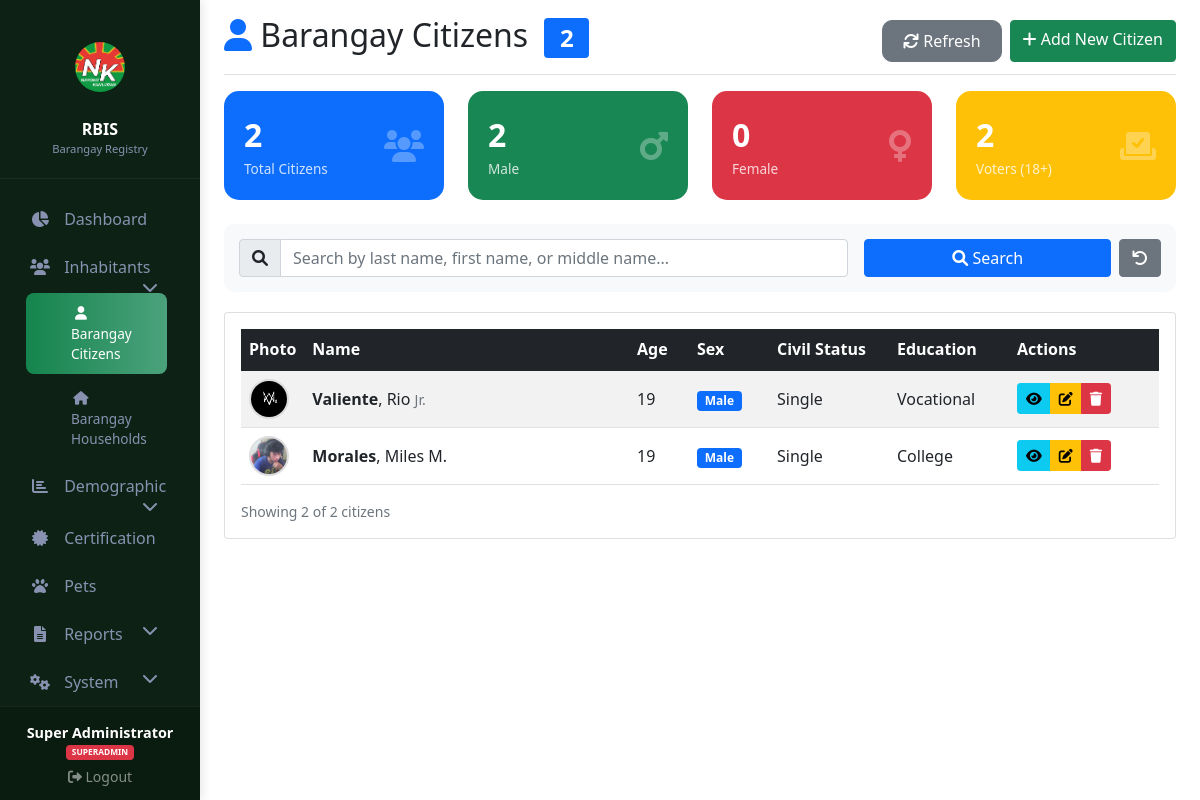
Screenshot of /inhabitants/citizens/index.php (signed in) with the database file from the repository.
### tables this page shows
CREATE TABLE `individual_records` (
  `id` int(11) NOT NULL,
  `last_name` varchar(50) NOT NULL,
  `first_name` varchar(50) NOT NULL,
  `middle_name` varchar(50) DEFAULT NULL,
  `ext_name` varchar(10) DEFAULT NULL,
  `place_of_birth` varchar(100) DEFAULT NULL,
  `date_of_birth` date DEFAULT NULL,
  `age` int(11) DEFAULT NULL,
  `sex` enum('Male','Female','Other') NOT NULL,
  `civil_status` enum('Single','Married','Widowed','Divorced','Separated') NOT NULL,
  `highest_education` enum('Elementary','High School','Vocational','College','Post Graduate','Doctorate') DEFAULT NULL,
  `profile_picture` varchar(255) DEFAULT NULL,
  `created_by` int(11) DEFAULT NULL,
  `created_at` timestamp NOT NULL DEFAULT current_timestamp(),
  `updated_at` timestamp NOT NULL DEFAULT current_timestamp() ON UPDATE current_timestamp(),
  `educational_status` varchar(50) DEFAULT NULL,
  `philsys_number` varchar(50) DEFAULT NULL,
  `email` varchar(100) DEFAULT NULL,
  `mobile_number` varchar(20) DEFAULT NULL,
  `telephone_number` varchar(20) DEFAULT NULL,
  `region` varchar(100) DEFAULT NULL,
  `province` varchar(100) DEFAULT NULL,
  `city_municipality` varchar(100) DEFAULT NULL,
  `barangay_address` varchar(100) DEFAULT NULL,
  `house_address` varchar(100) DEFAULT NULL,
  `street` varchar(100) DEFAULT NULL,
  `subdivision` varchar(100) DEFAULT NULL,
  `zip_code` varchar(10) DEFAULT NULL,
  `blood_type` varchar(10) DEFAULT NULL,
  `weight` decimal(5,2) DEFAULT NULL,
  `height` varchar(50) DEFAULT NULL,
  `citizenship` varchar(50) DEFAULT NULL,
  `registered_voter` tinyint(1) DEFAULT 0,
  `voter_not_resident` tinyint(1) DEFAULT 0,
  `ethnicity` varchar(50) DEFAULT NULL,
  `position_in_household` varchar(50) DEFAULT NULL,
  `mother_maiden_name` varchar(100) DEFAULT NULL,
  `has_pet` tinyint(1) DEFAULT 0,
  `sectors` text DEFAULT NULL,
  `sector_other` varchar(100) DEFAULT NULL,
  `profession` varchar(100) DEFAULT NULL
);

### config.php (called while the page is built, shortened)
<?php
function hasPermission($module, $action = 'view') {
    $user_role = $_SESSION['role'] ?? 'enumerator';
    $permissions = [
        'superadmin' => [
            'dashboard' => ['view'],
            'inhabitants' => ['view', 'add', 'edit', 'delete'],
            'demographic' => ['view'],
            'certification' => ['view', 'add', 'edit', 'delete'],
            'extras' => ['view', 'add', 'edit', 'delete'],
            'reports' => ['view', 'generate'],
            'system' => ['view', 'manage', 'sql_execute']
        ],
        'admin' => [
            'dashboard' => ['view'],
            'inhabitants' => ['view', 'add', 'edit', 'delete'],
            'demographic' => ['view'],
            'certification' => ['view', 'add', 'edit', 'delete'],
            'extras' => ['view', 'add', 'edit', 'delete'],
            'reports' => ['view', 'generate'],
            'system' => ['view_users']
        ],
        'editor' => [
            'dashboard' => ['view'],
            'inhabitants' => ['view', 'add', 'edit', 'delete'],
            'demographic' => ['view', 'add', 'edit', 'delete'],
            'certification' => ['view', 'add', 'edit', 'delete'],
            'extras' => ['view', 'add', 'edit', 'delete'],
            'reports' => ['view', 'generate']
        ],
        'enumerator' => [
            'dashboard' => ['view'],
            'inhabitants' => ['view', 'add', 'edit'],
            'demographic' => ['view'],
            'certification' => ['view', 'add']
        ]
    ];
    return isset($permissions[$user_role][$module]) &&
           in_array($action, $permissions[$user_role][$module]);
}
?>

### inhabitants/citizens/index.php (the view, shortened to what this page needs)
<?php
require_once '../../config.php';
$pdo = getDB();
$search = isset($_GET['search']) ? trim($_GET['search']) : '';
$page = isset($_GET['page']) ? (int)$_GET['page'] : 1;
$limit = 20;
$offset = ($page - 1) * $limit;
if (!empty($search)) {
    $count_stmt = $pdo->prepare("SELECT COUNT(*) FROM individual_records WHERE last_name LIKE ? OR first_name LIKE ? OR middle_name LIKE ?");
    $search_param = "%$search%";
    $count_stmt->execute([$search_param, $search_param, $search_param]);
    $total = $count_stmt->fetchColumn();
    $stmt = $pdo->prepare("SELECT * FROM individual_records WHERE last_name LIKE ? OR first_name LIKE ? OR middle_name LIKE ? ORDER BY created_at DESC LIMIT $limit OFFSET $offset");
    $stmt->execute([$search_param, $search_param, $search_param]);
    $citizens = $stmt->fetchAll();
} else {
    $total = $pdo->query("SELECT COUNT(*) FROM individual_records")->fetchColumn();
    $stmt = $pdo->query("SELECT * FROM individual_records ORDER BY created_at DESC LIMIT $limit OFFSET $offset");
    $citizens = $stmt->fetchAll();
}
?>
<!DOCTYPE html>
<html lang="en">
<head>
    <link href="https://cdn.jsdelivr.net/npm/bootstrap@5.1.3/dist/css/bootstrap.min.css" rel="stylesheet">
    <link rel="stylesheet" href="https://cdnjs.cloudflare.com/ajax/libs/font-awesome/6.0.0/css/all.min.css">
</head>
<body>
    <div class="container-fluid">
        <div class="row">
            <?php include '../../includes/sidebar.php'; ?>
            <main class="col-md-10 ms-sm-auto px-md-4 main-content">
                <div class="d-flex justify-content-between flex-wrap flex-md-nowrap align-items-center pt-3 pb-2 mb-3 border-bottom">
                    <h1 class="h2">
                        <i class="fas fa-user text-primary"></i> Barangay Citizens
                        <span class="badge bg-primary ms-2"><?= number_format($total) ?></span>
                    </h1>
                    <div class="btn-toolbar">
                        <button class="btn btn-secondary me-2 refresh-btn" onclick="window.location.reload()" title="Refresh page">
                            <i class="fas fa-sync"></i> Refresh
                        </button>
                        <?php if (hasPermission('inhabitants', 'add')): ?>
                            <a href="create.php" class="btn btn-success">
                                <i class="fas fa-plus"></i> Add New Citizen
                            </a>
                        <?php endif; ?>
                    </div>
                </div>
                <div class="row mb-4">
                    <div class="col-md-3">
                        <div class="stat-card bg-primary text-white">
                            <div class="d-flex justify-content-between align-items-center">
                                <div>
                                    <div class="stat-number"><?= number_format($total) ?></div>
                                    <div class="stat-label">Total Citizens</div>
                                </div>
                                <div class="stat-icon">
                                    <i class="fas fa-users"></i>
                                </div>
                            </div>
                        </div>
                    </div>
                    <div class="col-md-3">
                        <div class="stat-card bg-success text-white">
                            <div class="d-flex justify-content-between align-items-center">
                                <div>
                                    <div class="stat-number">
                                        <?= $pdo->query("SELECT COUNT(*) FROM individual_records WHERE sex = 'Male'")->fetchColumn() ?>
                                    </div>
                                    <div class="stat-label">Male</div>
                                </div>
                                <div class="stat-icon">
                                    <i class="fas fa-mars"></i>
                                </div>
                            </div>
                        </div>
                    </div>
                    <div class="col-md-3">
                        <div class="stat-card bg-danger text-white">
                            <div class="d-flex justify-content-between align-items-center">
                                <div>
                                    <div class="stat-number">
                                        <?= $pdo->query("SELECT COUNT(*) FROM individual_records WHERE sex = 'Female'")->fetchColumn() ?>
                                    </div>
                                    <div class="stat-label">Female</div>
                                </div>
                                <div class="stat-icon">
                                    <i class="fas fa-venus"></i>
                                </div>
                            </div>
                        </div>
                    </div>
                    <div class="col-md-3">
                        <div class="stat-card bg-warning text-white">
                            <div class="d-flex justify-content-between align-items-center">
                                <div>
                                    <div class="stat-number">
                                        <?= $pdo->query("SELECT COUNT(*) FROM individual_records WHERE age >= 18")->fetchColumn() ?>
                                    </div>
                                    <div class="stat-label">Voters (18+)</div>
                                </div>
                                <div class="stat-icon">
                                    <i class="fas fa-vote-yea"></i>
                                </div>
                            </div>
                        </div>
                    </div>
                </div>
                <div class="search-bar">
                    <form method="GET" class="row g-3">
                        <div class="col-md-8">
                            <div class="input-group">
                                <span class="input-group-text"><i class="fas fa-search"></i></span>
                                <input type="text" name="search" class="form-control" placeholder="Search by last name, first name, or middle name..." value="<?= htmlspecialchars($search) ?>">
                            </div>
                        </div>
                        <div class="col-md-4">
                            <div class="d-flex gap-2">
                                <button type="submit" class="btn btn-primary w-100">
                                    <i class="fas fa-search"></i> Search
                                </button>
                                <button type="button" class="btn btn-secondary" onclick="window.location.href='?'" title="Reset all filters">
                                    <i class="fas fa-undo"></i>
                                </button>
                            </div>
                        </div>
                    </form>
                </div>
                <div class="card">
                    <div class="card-body">
                        <?php if (count($citizens) > 0): ?>
                            <div class="table-responsive">
                                <table class="table table-hover table-striped">
                                    <thead class="table-dark">
                                        <tr>
                                            <th style="width: 50px;">Photo</th>
                                            <th>Name</th>
                                            <th style="width: 60px;">Age</th>
                                            <th style="width: 80px;">Sex</th>
                                            <th style="width: 120px;">Civil Status</th>
                                            <th style="width: 120px;">Education</th>
                                            <th style="width: 150px;">Actions</th>
                                        </tr>
                                    </thead>
                                    <tbody>
                                        <?php foreach ($citizens as $citizen): ?>
                                            <tr>
                                                <td>
                                                    <?php if ($citizen['profile_picture']): ?>
                                                        <img src="../../uploads/<?= $citizen['profile_picture'] ?>" class="profile-preview-sm" alt="Profile">
                                                    <?php else: ?>
                                                        <img src="../../assets/images/default-avatar.png" class="profile-preview-sm" alt="Default">
                                                    <?php endif; ?>
                                                </td>
                                                <td>
                                                    <strong><?= htmlspecialchars($citizen['last_name']) ?></strong>,
                                                    <?= htmlspecialchars($citizen['first_name']) ?>
                                                    <?php if ($citizen['middle_name']): ?>
                                                        <?= htmlspecialchars($citizen['middle_name'][0]) ?>.
                                                    <?php endif; ?>
                                                    <?php if ($citizen['ext_name']): ?>
                                                        <small class="text-muted"><?= htmlspecialchars($citizen['ext_name']) ?></small>
                                                    <?php endif; ?>
                                                </td>
                                                <td><?= $citizen['age'] ?? 'N/A' ?></td>
                                                <td>
                                                    <span class="badge bg-<?= $citizen['sex'] == 'Male' ? 'primary' : ($citizen['sex'] == 'Female' ? 'danger' : 'secondary') ?>">
                                                        <?= $citizen['sex'] ?>
                                                    </span>
                                                </td>
                                                <td><?= $citizen['civil_status'] ?></td>
                                                <td><?= $citizen['highest_education'] ?: 'N/A' ?></td>
                                                <td>
                                                    <div class="btn-group btn-group-sm">
                                                        <a href="view.php?id=<?= $citizen['id'] ?>" class="btn btn-info" title="View">
                                                            <i class="fas fa-eye"></i>
                                                        </a>
                                                        <?php if (hasPermission('inhabitants', 'edit')): ?>
                                                            <a href="edit.php?id=<?= $citizen['id'] ?>" class="btn btn-warning" title="Edit">
                                                                <i class="fas fa-edit"></i>
                                                            </a>
                                                        <?php endif; ?>
                                                        <?php if (hasPermission('inhabitants', 'delete')): ?>
                                                            <button onclick="deleteRecord(<?= $citizen['id'] ?>)" class="btn btn-danger" title="Delete">
                                                                <i class="fas fa-trash"></i>
                                                            </button>
                                                        <?php endif; ?>
                                                    </div>
                                                </td>
                                            </tr>
                                        <?php endforeach; ?>
                                    </tbody>
                                </table>
                            </div>
                            <div class="text-muted small">
                                Showing <?= count($citizens) ?> of <?= number_format($total) ?> citizens
                            </div>
                        <?php endif; ?>
                    </div>
                </div>
            </main>
        </div>
    </div>
</body>
</html>

### rows the page displays
individual_records: profile_picture (picture), last_name "Valiente", first_name "Rio", ext_name "Jr.", age "19", sex "Male", civil_status "Single", highest_education "Vocational"
individual_records: profile_picture (picture), last_name "Morales", first_name "Miles", middle_name "M", age "19", sex "Male", civil_status "Single", highest_education "College"

### other values shown
$_SESSION['full_name'] "Super Administrator"
$user_role "SUPERADMIN"
$total "2"
count($citizens) "2"
